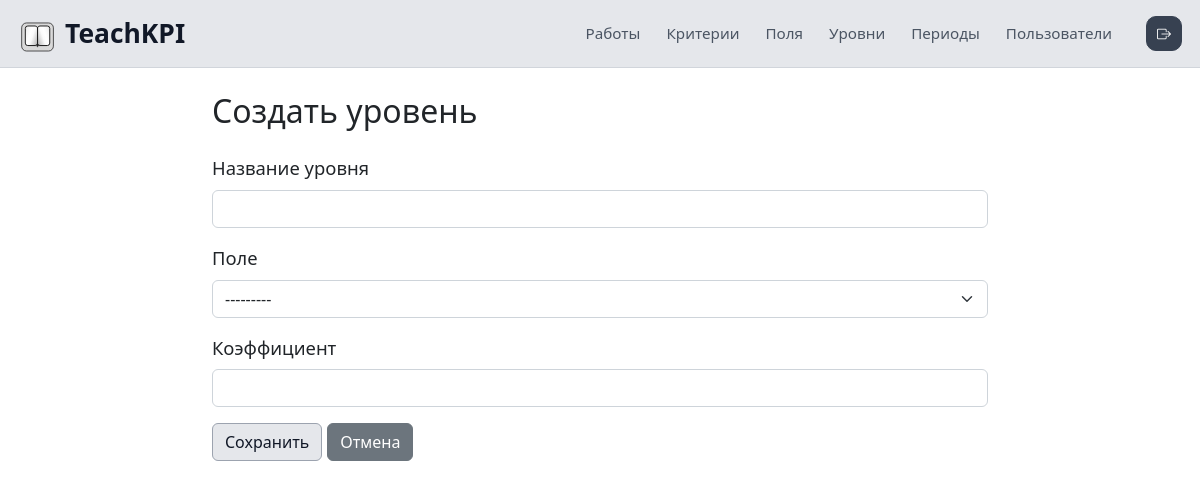
Before: /dashboard/levels/create/?field=16 (signed in) with the older database file.
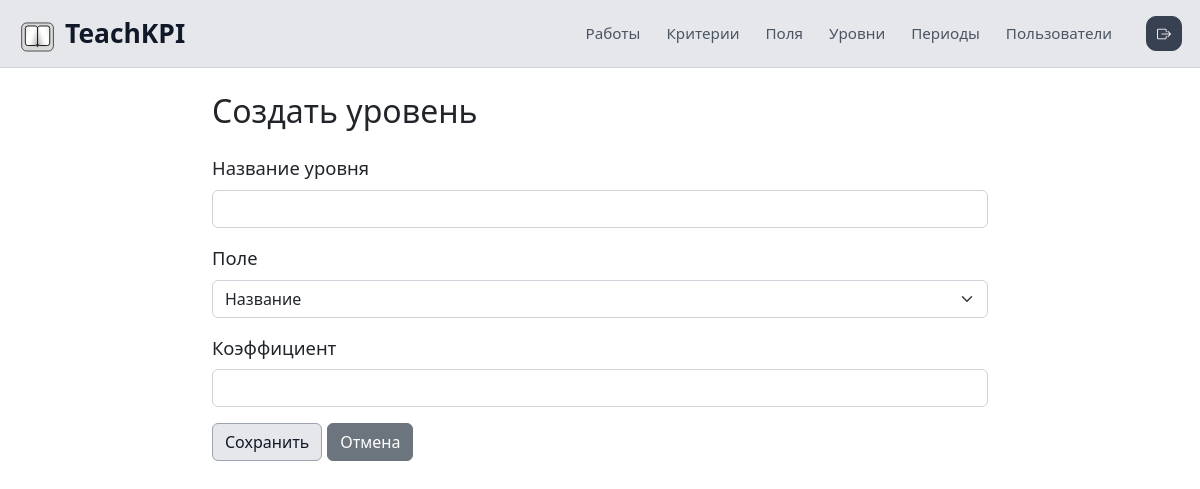
After: the same page with the newer database file.
### main/models.py (models this page shows)
class Field(models.Model):
    class TypeChoices(models.TextChoices):
        TEXT = 'text', 'текст'
        CHOOSER = 'chooser', 'выбиралка'
        PHOTO = 'photo', 'фото'
    id = models.AutoField(primary_key=True, db_column='ID')
    caption = models.CharField(max_length=255, db_column='Caption')
    criterion = models.ForeignKey(
        Criterion,
        on_delete=models.CASCADE,
        db_column='criterionsID',
        related_name='fields'
    )
    type = models.CharField(
        max_length=20,
        choices=TypeChoices.choices,
        default=TypeChoices.TEXT,
        db_column='Type'
    )
    class Meta:
        db_table = 'Fields'
    def __str__(self):
        return self.caption

### main/views.py (the view)
# urls.py: path('levels/create/', views.LevelCreateView.as_view(), name='level_create'),
class LevelCreateView(AdminRequiredMixin, CreateView):
    model = Level
    fields = ['caption', 'field', 'ratio']
    template_name = 'main/level/level_form.html'
    success_url = reverse_lazy('level_list')
    def get_initial(self):
        initial = super().get_initial()
        field_id = self.request.GET.get('field')
        if field_id:
            try:
                initial['field'] = Field.objects.get(pk=field_id)
            except Field.DoesNotExist:
                pass
        return initial

### main/views.py (called while the page is built)
def is_admin(user):
    return user.is_authenticated and user.role == 'admin'

    @method_decorator(user_passes_test(is_admin))
    def dispatch(self, *args, **kwargs):
        return super().dispatch(*args, **kwargs)

### main/templates/main/level/level_form.html (shortened to what this page needs)
{% extends 'main/base_dashboard.html' %}
{% block content %}
<div class="row">
    <div class="col-md-8 offset-md-2">
        <h2 class="mb-4">{% if object %}Редактировать уровень{% else %}Создать уровень{% endif %}</h2>
        <form method="post">
            <div class="mb-3">
                <label for="{{ form.caption.id_for_label }}" class="form-label">Название уровня</label>
                <input type="text" name="{{ form.caption.name }}" id="{{ form.caption.id_for_label }}"
                       class="form-control {% if form.caption.errors %}is-invalid{% endif %}"
                       value="{{ form.caption.value|default:'' }}">
            </div>
            <div class="mb-3">
                <label for="{{ form.field.id_for_label }}" class="form-label">Поле</label>
                <select name="{{ form.field.name }}" id="{{ form.field.id_for_label }}"
                        class="form-select {% if form.field.errors %}is-invalid{% endif %}">
                    {% for choice in form.field.field.choices %}
                        <option value="{{ choice.0 }}" {% if form.field.value == choice.0 %}selected{% endif %}>{{ choice.1 }}</option>
                    {% endfor %}
                </select>
            </div>
            <div class="mb-3">
                <label for="{{ form.ratio.id_for_label }}" class="form-label">Коэффициент</label>
                <input type="number" name="{{ form.ratio.name }}" id="{{ form.ratio.id_for_label }}"
                       class="form-control {% if form.ratio.errors %}is-invalid{% endif %}"
                       value="{{ form.ratio.value|default:'' }}" step="0.01">
            </div>
            <button type="submit" class="btn btn-primary">Сохранить</button>
            <a href="{% url 'level_list' %}" class="btn btn-secondary">Отмена</a>
        </form>
    </div>
</div>
{% endblock %}

Changed rows visible on the page:
removed Field: field "---------"
added Field: field "Название"
